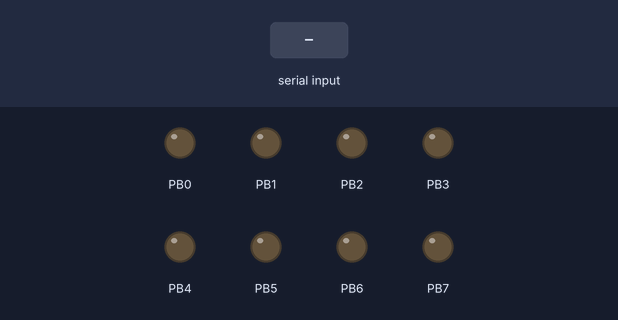
A program run on a simulated ATmega32, built with avr-gcc and emulated at 8 MHz (the files do not name the chip). On the bench: output pins drawn as LEDs (lit = HIGH). The inputs (shaded band) are chosen by the test bench.

Above: at 1.2 s.
1.3 s: byte 1 (0b00000001) received over Serial
At 2.0 s:
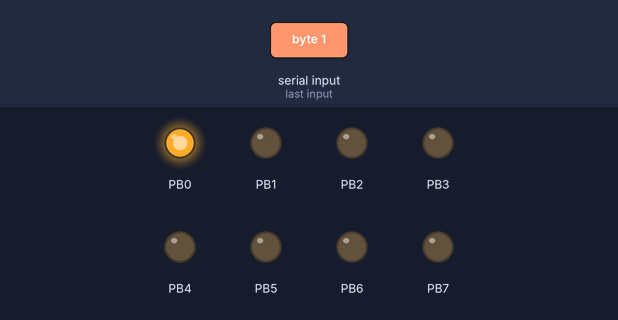
2.8 s: byte 2 (0b00000010) received over Serial
At 3.1 s:
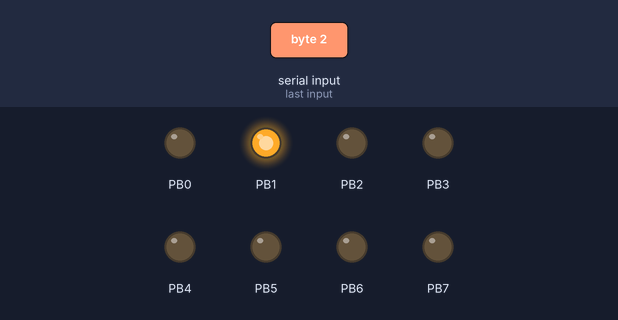
4.3 s: byte 3 (0b00000011) received over Serial
At 5.5 s:
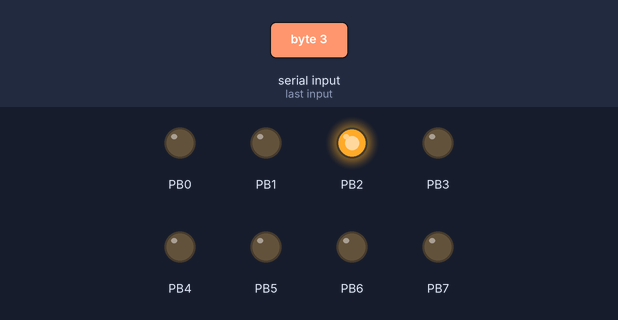
5.8 s: "1" received over Serial
At 6.6 s:
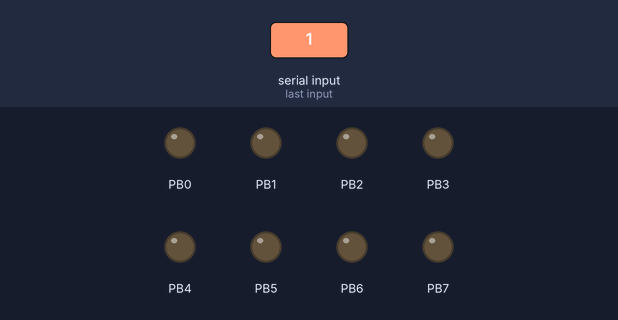
Timing chart, 0 to 8.3 s (numbered marks = the images above; inputs shaded):
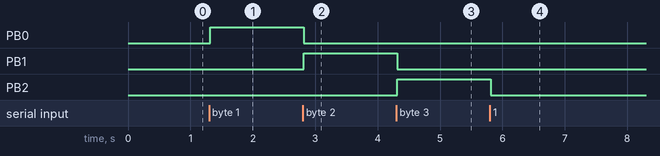

The program:

main.cpp
```cpp
/***********************************************************************
 * Mon Jan 12 17:52
 * Created by ykaito39
 * filename AVR_t2313_uart_receive01/main.cpp
 *
 * 目的:			t2313間でのuart通信を確認する
 * 動作内容:		割り込みを使用せずに,データの受信を行う.
 * 対応プログラム: AVR_t2313_uart_sent01/main.cpp
 * LED:			PB0, PB1, PB2
 * 受信データ:	0b00000001
 * 				0b00000010
 * 				0b00000011の3パターン
 * 設定条件:		9600bit/sec, ansync, non parity, 1bit stop,
 * 				8bit-flame , receiver&transmitter enable, 倍速許可
 *
 * 動作順:		IO設定 -> uart初期化
 * 				-> ループ開始
 *					受信したデータは何??
 *						0b00000001 -> PB0をHigh
 *						0b00000010 -> PB1をHigh
 *						0b00000011 -> PB2をHigh
 **********************************************************************/

/****************************************************
 * ボーレートの計算(レジスタUBRRH,UBRRLに代入する値の導出)
 * 		F_CPU/使用したいボーレート値/非同期(=8)か同期(=16)か
 * 		F_CPU/9600/8
 * まあ,AVRデータシートの表読めばいい.
 ***************************************************/

#define F_CPU 8000000UL
#include <avr/io.h>

//IO初期化-----------------------------------------------
void Init_io(){
	DDRB 	|= 0xff;	//PBを出力設定
}

//uart初期化-----------------------------------------------
void Init_uart(){
	unsigned int rate = (F_CPU/9600/8)-1;	//ボーレート導出
	UBRRH	|= rate >> 8;					//ボーレート上位レジスタに代入
	UBRRL	|= rate;						//ボーレート下位レジスタに代入
	UCSRC	|= _BV(UCSZ1)|_BV(UCSZ0);		//ansync, non parity, 1bit stop, 8bit-flame
	UCSRB	|= _BV(RXEN)|_BV(TXEN);			//receiver&transmitter enable
	UCSRA	|= _BV(U2X);					//倍速許可
}

//データ受信------------------------------------------------
char Reseive_uart(){
	while(bit_is_clear(UCSRA,RXC));	//受信終了待機, while( !( UCSRA & 0b10000000 ))と同義
	return UDR;						//受信データ格納
}

//main----------------------------------------------------
int main(){
	Init_io();
	Init_uart();

	//Start main loop
	while(1){
		char value = Reseive_uart();//送られてきたデータ

		if(value == 0b00000001){
			PORTB = _BV(0);
		}else if(value == 0b00000010){
			PORTB = _BV(1);
		}else if(value == 0b00000011){
			PORTB = _BV(2);
		}else{
			PORTB = 0x00;
		}
	}//End main loop
}
```

Measured:
- after the input at 1.3 s, PB0: LOW → HIGH at once
- after the input at 2.8 s, PB0: HIGH → LOW at once; PB1: LOW → HIGH at once
- after the input at 4.3 s, PB1: HIGH → LOW at once; PB2: LOW → HIGH at once
- after the input at 5.8 s, PB2: HIGH → LOW at once
